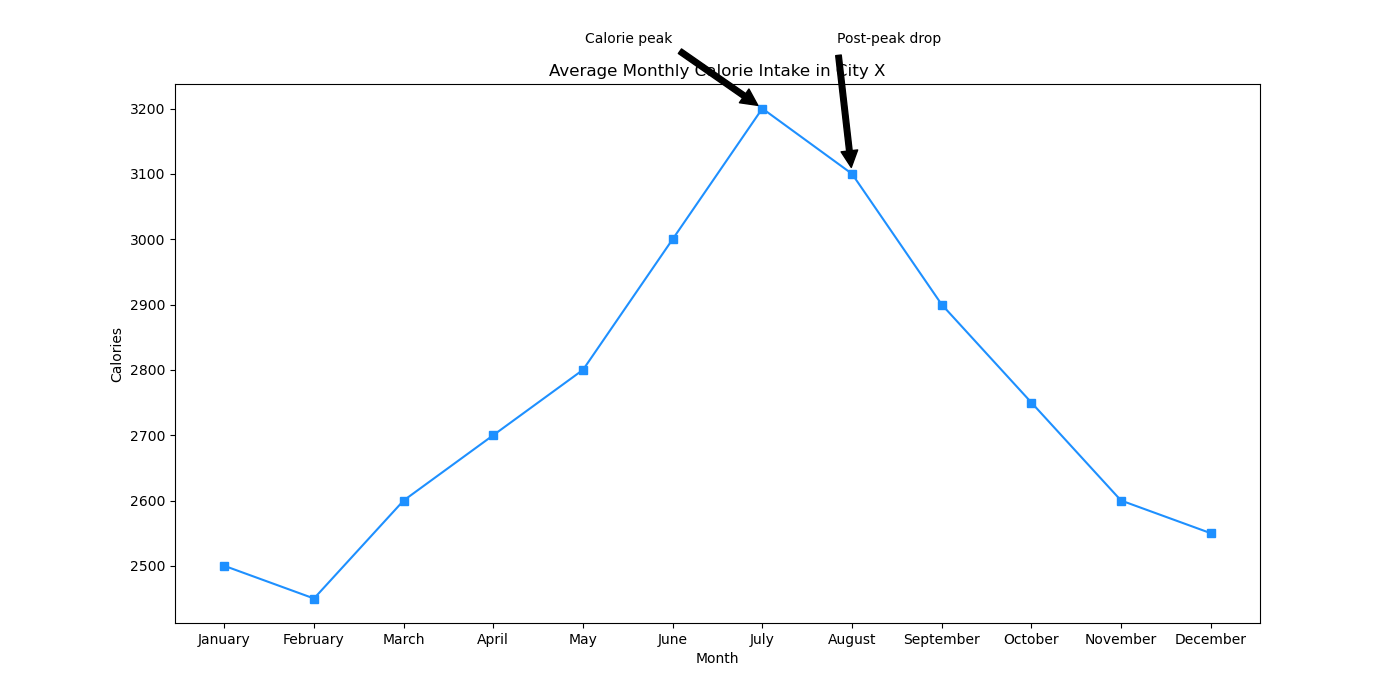

Source code (Python):

import matplotlib.pyplot as plt

# Data
months = ["January", "February", "March", "April", "May", "June", "July", "August", "September", "October", "November", "December"]
calories = [2500, 2450, 2600, 2700, 2800, 3000, 3200, 3100, 2900, 2750, 2600, 2550]

plt.figure(figsize=(14, 7))

# Plotting the line chart
plt.plot(months, calories, color="#1E90FF", marker='s')  # Using a specific color code and marker for data points

# Adding annotations for specific points
plt.annotate('Calorie peak', xy=('July', 3200), xytext=('June', 3300),
             arrowprops=dict(facecolor='black', shrink=0.05),
             horizontalalignment='right')
plt.annotate('Post-peak drop', xy=('August', 3100), xytext=('September', 3300),
             arrowprops=dict(facecolor='black', shrink=0.05),
             horizontalalignment='right')

# Title and labels
plt.title('Average Monthly Calorie Intake in City X')
plt.xlabel('Month')
plt.ylabel('Calories')

# Show the chart
plt.show()
